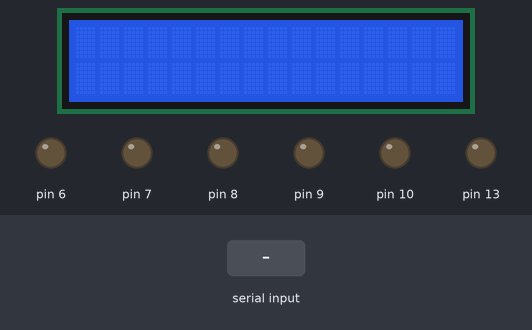
The sketch below on a simulated Arduino Uno, built with avr-gcc and run on an emulated ATmega328P. Parts: 16×2 character LCD, output pins drawn as LEDs (lit = HIGH). Inputs (shaded band) come from the test bench. What the sketch prints to the serial monitor is not drawn.

Above: at 1.2 s.
1.3 s: "Smile" received over Serial
At 1.8 s:
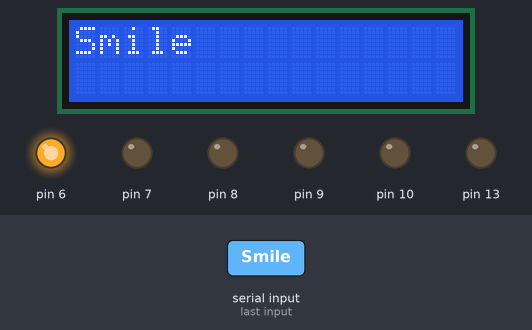
2.9 s: "Angry" received over Serial
At 4.2 s:
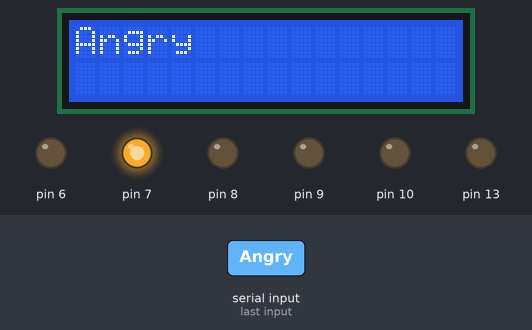
4.5 s: "Netural" received over Serial
At 4.8 s:
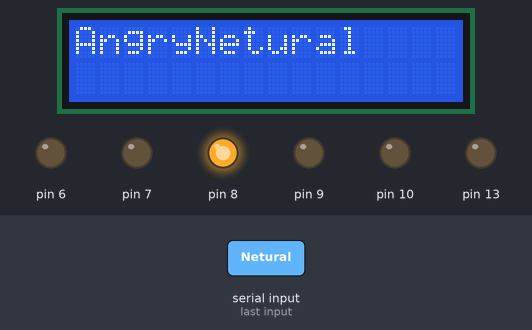
6.0 s: "Disappointed" received over Serial
At 6.8 s:
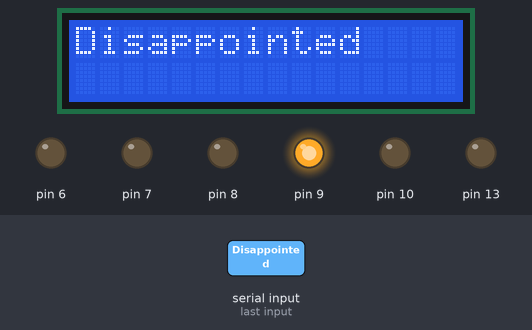
7.7 s: "Shocked" received over Serial
At 8.5 s:
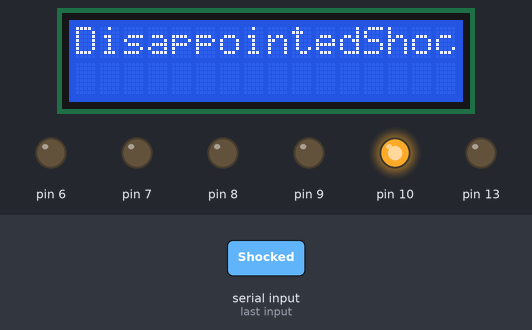
9.2 s: "Crazy" received over Serial
At 10.2 s:
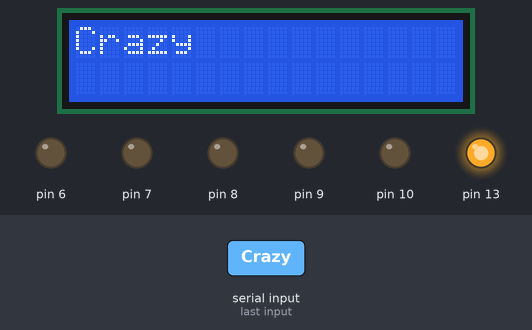
Timing chart, 0 to 11.8 s (numbered marks = the images above; inputs shaded):
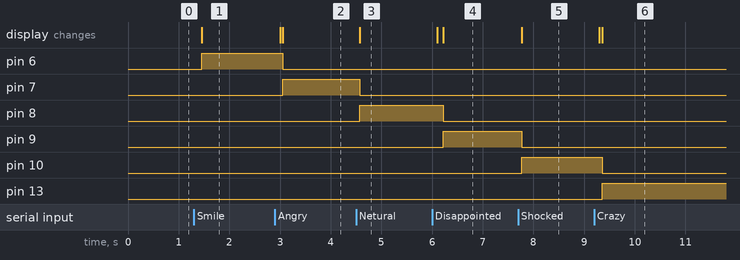

Measured:
- after the input at 1.3 s, pin 6: LOW → HIGH after 0.15 s; the display: changes after 0.15 s (image 1)
- after the input at 2.9 s, pin 6: HIGH → LOW after 0.15 s; pin 7: LOW → HIGH after 0.15 s; the display: first changes after 0.10 s (image 2 shows a later state)
- after the input at 4.5 s, pin 7: HIGH → LOW after 0.07 s; pin 8: LOW → HIGH after 0.07 s; the display: changes after 0.07 s (image 3)
- after the input at 6.0 s, pin 8: HIGH → LOW after 0.22 s; pin 9: LOW → HIGH after 0.22 s; the display: first changes after 0.10 s (image 4 shows a later state)
- after the input at 7.7 s, pin 9: HIGH → LOW after 0.07 s; pin 10: LOW → HIGH after 0.07 s; the display: changes after 0.07 s (image 5)
- after the input at 9.2 s, pin 10: HIGH → LOW after 0.15 s; pin 13: LOW → HIGH after 0.15 s; the display: first changes after 0.10 s (image 6 shows a later state)

The sketch:

WithYou.ino
```cpp
#include <LiquidCrystal.h>

// initialize the library with the numbers of the interface pins
LiquidCrystal lcd(12, 11, 5, 4, 3, 2);
String readvoice;
void setup() {
  // put your setup code here, to run once:
  Serial.begin (9600);
  Serial.setTimeout(50);
   lcd.begin(16, 2);
   pinMode (6,OUTPUT);
  pinMode(7,OUTPUT);
  pinMode(8,OUTPUT);
  pinMode(9,OUTPUT);
  pinMode(10,OUTPUT);
  pinMode(13,OUTPUT);
}

void loop() {
  // put your main code here, to run repeatedly:
   // when characters arrive over the serial port...
 if (Serial.available()) {
    // wait a bit for the entire message to arrive
  delay(100);
  lcd.clear();
  }
  while (Serial.available()){  //Check if there is an available byte to read

  delay(10); //Delay added to make thing stable
  char c = Serial.read(); //Conduct a serial read
  readvoice += c; //build the string- "lightson", "lightsoff"

  }
  if(readvoice == "Smile") //lights on
  {
    digitalWrite(6, HIGH);
        digitalWrite(8,LOW);
    digitalWrite(9,LOW);
    digitalWrite(7,LOW);
    digitalWrite(10,LOW);
    digitalWrite(13,LOW);
  }


     if(readvoice == "Angry")
   {
    digitalWrite(7,HIGH);
        digitalWrite(8,LOW);
    digitalWrite(9,LOW);
    digitalWrite(6,LOW);
    digitalWrite(10,LOW);
    digitalWrite(13,LOW);
    }
     if(readvoice == "Netural")
   {
    digitalWrite(8,HIGH);
        digitalWrite(6,LOW);
    digitalWrite(9,LOW);
    digitalWrite(7,LOW);
    digitalWrite(10,LOW);
    digitalWrite(13,LOW);
    }
     if(readvoice == "Disappointed")
   {
    digitalWrite(9,HIGH);
        digitalWrite(8,LOW);
    digitalWrite(6,LOW);
    digitalWrite(7,LOW);
    digitalWrite(10,LOW);
    digitalWrite(13,LOW);
    }
     if(readvoice == "Shocked")
   {
    digitalWrite(10,HIGH);
        digitalWrite(8,LOW);
    digitalWrite(9,LOW);
    digitalWrite(7,LOW);
    digitalWrite(6,LOW);
    digitalWrite(13,LOW);
    }
     if(readvoice == "Crazy")
   {
    digitalWrite(13,HIGH);
        digitalWrite(8,LOW);
    digitalWrite(9,LOW);
    digitalWrite(7,LOW);
    digitalWrite(6,LOW);
    digitalWrite(10,LOW);
    }
      if(readvoice == "TakeCare")
   {
    digitalWrite(8,LOW);
    digitalWrite(9,LOW);
    digitalWrite(7,LOW);
    digitalWrite(10,LOW);
    digitalWrite(13,LOW);
    digitalWrite(6,LOW);

    }
     if (readvoice.length() > 0) {
    Serial.println(readvoice);
      lcd.print(readvoice);
 readvoice="";}}
```
